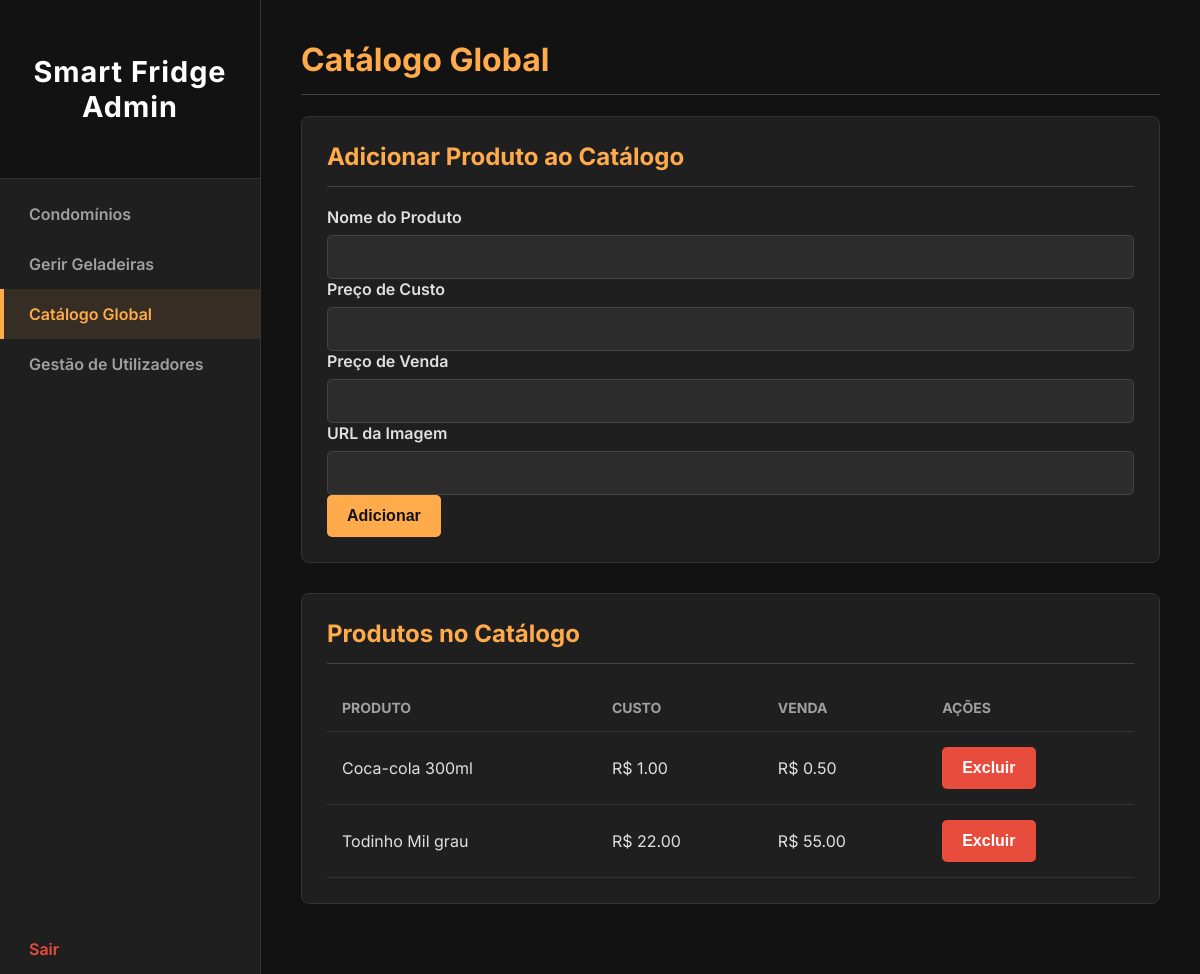
The app's page /admin/catalogo (signed in), older data.
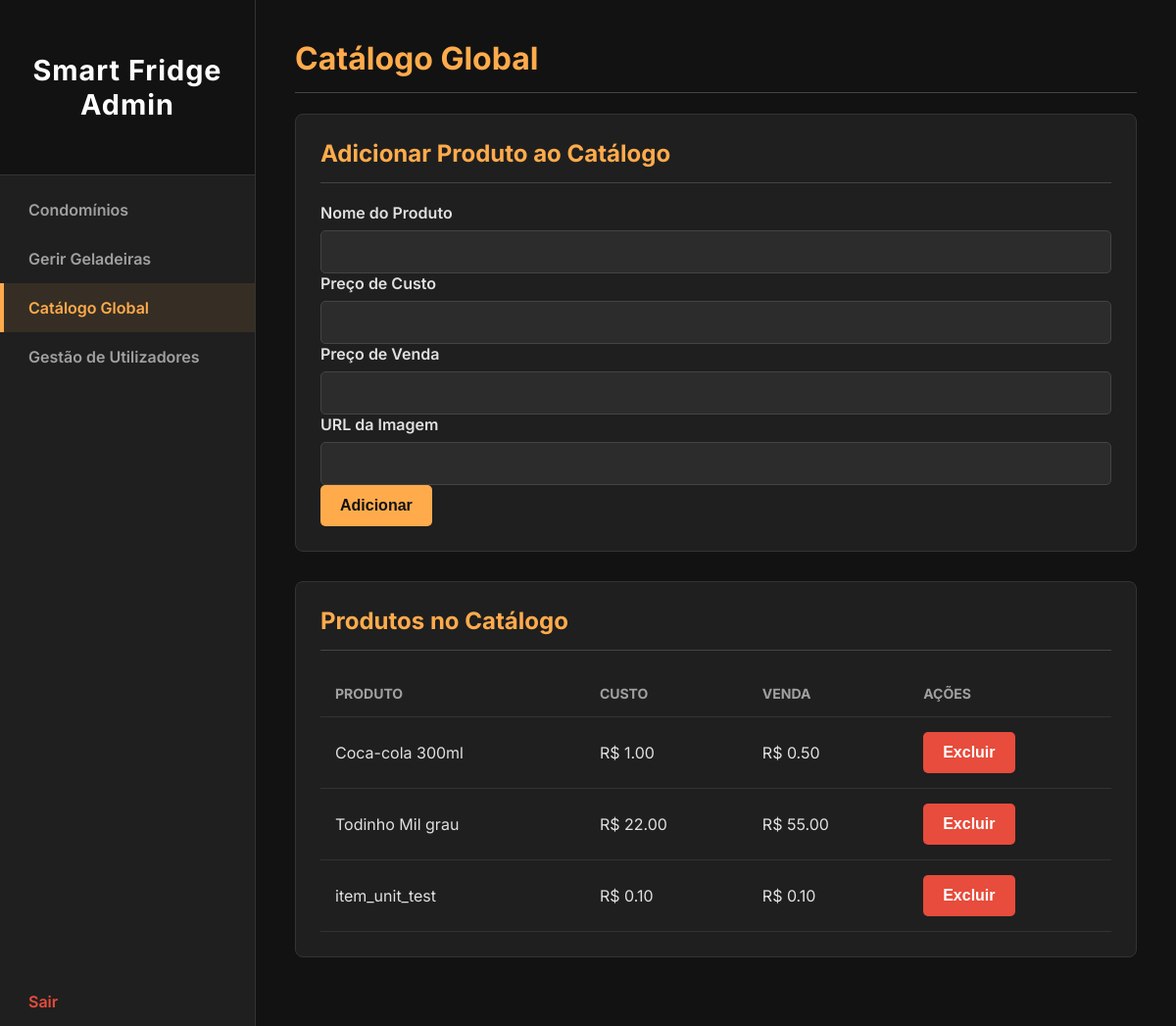
The same page, newer data.
### models.py (models this page shows)
class Product(db.Model):
    __tablename__ = 'product'
    id = db.Column(db.Integer, primary_key=True)
    name = db.Column(db.String(100), nullable=False, unique=True)
    cost_price = db.Column(db.Float, nullable=False)
    sell_price = db.Column(db.Float, nullable=False)
    image_url = db.Column(db.String(255), nullable=True)
    condominios = db.relationship('Condominio', secondary='inventory', back_populates='products')

### app.py (the view, shortened to what this page needs)
@app.route('/admin/catalogo', methods=['GET', 'POST'])
@login_required
def gerenciar_catalogo():
    if not current_user.is_admin: return redirect(url_for('user_dashboard'))
    todos_produtos = Product.query.order_by(Product.name).all()
    return render_template('gerenciar_catalogo.html', produtos=todos_produtos)

### app.py (called while the page is built)
@login_manager.user_loader
def load_user(user_id):
    return User.query.get(int(user_id))

### templates/gerenciar_catalogo.html (shortened to what this page needs)
<!DOCTYPE html>
<html lang="pt-br">
<head>
    <link rel="stylesheet" href="{{ url_for('static', filename='admin_style.css') }}">
</head>
<body>
    <div class="wrapper">
        <nav class="sidebar">
            <div class="sidebar-header"><h3 class="logo-text">Smart Fridge Admin</h3></div>
            <ul>
                <li><a href="{{ url_for('gerenciar_condominios') }}">Condomínios</a></li>
                <li><a href="{{ url_for('selecionar_geladeira') }}">Gerir Geladeiras</a></li>
                <li><a href="{{ url_for('gerenciar_catalogo') }}" class="active">Catálogo Global</a></li>
                <li><a href="{{ url_for('gerenciar_utilizadores') }}">Gestão de Utilizadores</a></li>
                <li><a href="{{ url_for('logout') }}" class="logout-link">Sair</a></li>
            </ul>
        </nav>
        <main class="main-content">
            <h1>Catálogo Global</h1>
            <div class="card">
                <h2>Adicionar Produto ao Catálogo</h2>
                <form action="{{ url_for('gerenciar_catalogo') }}" method="POST">
                    <div class="form-group"><label>Nome do Produto</label><input type="text" name="product_name" required></div>
                    <div class="form-group"><label>Preço de Custo</label><input type="number" step="0.01" name="cost_price" required></div>
                    <div class="form-group"><label>Preço de Venda</label><input type="number" step="0.01" name="sell_price" required></div>
                    <div class="form-group"><label>URL da Imagem</label><input type="text" name="image_url"></div>
                    <button type="submit">Adicionar</button>
                </form>
            </div>
            <div class="card">
                <h2>Produtos no Catálogo</h2>
                <table>
                    <thead><tr><th>Produto</th><th>Custo</th><th>Venda</th><th>Ações</th></tr></thead>
                    <tbody>
                        {% for product in produtos %}
                        <tr>
                            <td>{{ product.name }}</td>
                            <td>R$ {{ "%.2f"|format(product.cost_price|float) }}</td>
                            <td>R$ {{ "%.2f"|format(product.sell_price|float) }}</td>
                            <td>
                                <form action="{{ url_for('excluir_produto_catalogo', product_id=product.id) }}" method="POST" onsubmit="return confirm('Tem a certeza?');" class="inline-form">
                                    <button type="submit" class="delete-btn">Excluir</button>
                                </form>
                            </td>
                        </tr>
                        {% endfor %}
                    </tbody>
                </table>
            </div>
        </main>
    </div>
</body>
</html>

### static/admin_style.css (style rules this page uses)
body { margin: 0; font-family: 'Inter', -apple-system, sans-serif; background-color: #121212; color: #e0e0e0; }
.wrapper { display: flex; }
.sidebar { width: 260px; background-color: #1f1f1f; color: white; min-height: 100vh; border-right: 1px solid #333; flex-shrink: 0; position: sticky; top: 0; }
.sidebar-header { padding: 25px; text-align: center; border-bottom: 1px solid #333; background-color: #121212; }
.sidebar .logo-text { font-size: 1.8rem; font-weight: 700; color: #ffffff; letter-spacing: 1px; }
.sidebar ul { list-style-type: none; padding: 0; margin: 10px 0; }
.sidebar ul li a { display: block; color: #a0a0a0; padding: 15px 25px; text-decoration: none; font-weight: 600; transition: all 0.2s ease-in-out; border-left: 4px solid transparent; }
.sidebar ul li a.active { background-color: rgba(255, 171, 76, 0.1); color: #ffab4c; border-left: 4px solid #ffab4c; }
.sidebar .logout-link { position: absolute; bottom: 0; width: 100%; box-sizing: border-box; color: #e74c3c; }
.main-content { flex-grow: 1; padding: 40px; overflow-y: auto; }
.card { background: #1f1f1f; padding: 25px; border-radius: 8px; border: 1px solid #333; margin-bottom: 30px; }
h1, h2 { color: #ffab4c; border-bottom: 1px solid #444; padding-bottom: 15px; margin-top: 0; }
h2 { font-size: 1.5rem; }
label { display: block; margin-bottom: 8px; font-weight: 600; }
input[type="text"], input[type="search"], input[type="password"], input[type="number"], select { width: 100%; padding: 12px; border: 1px solid #444; border-radius: 5px; box-sizing: border-box; font-size: 16px; background-color: #2c2c2c; color: #ffffff; }
button, .button { padding: 12px 20px; background-color: #ffab4c; color: #121212; border: none; border-radius: 5px; cursor: pointer; font-weight: 700; font-size: 16px; transition: background-color 0.2s; text-decoration: none; display: inline-block; }
.delete-btn { background-color: #e74c3c; color: white; }
table { width: 100%; border-collapse: collapse; }
th, td { padding: 15px; text-align: left; border-bottom: 1px solid #333; }
th { color: #a0a0a0; font-size: 14px; text-transform: uppercase; }
.inline-form { display: flex; gap: 5px; }

Row changes from the older to the newer data that the page shows:
added Product: name "item_unit_test", cost_price "0.10", sell_price "0.10"
